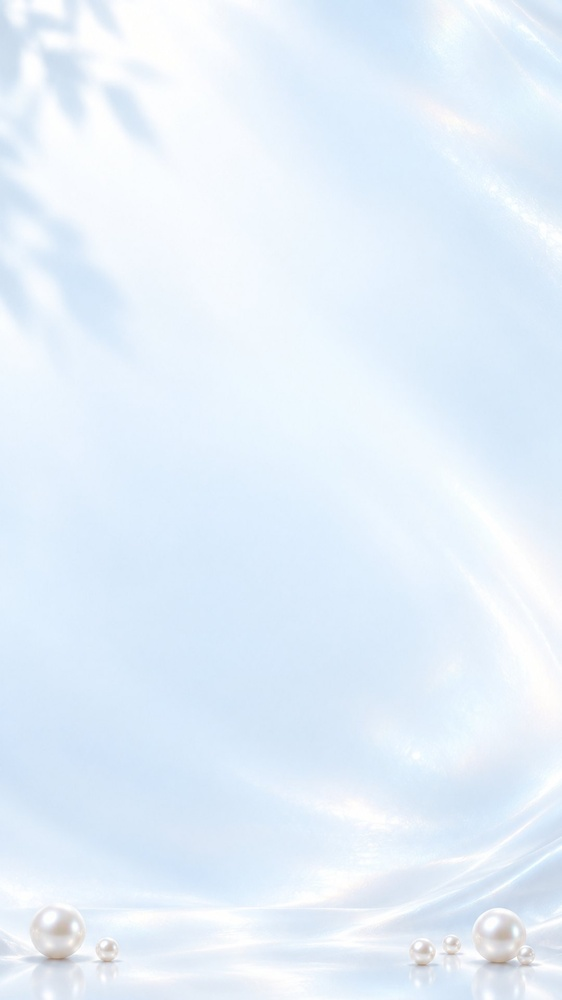
#> input picture bg/story_soft_nacre_v1.jpg, 562 x 1000 px, shrunk from 1080 x 1920 before the run, found by its file name
$ python mkdark.py bg/story_soft_nacre_v1.jpg bg/story_dark_v1.jpg 3.5
#> lines starting #> are read from the running program, lines starting #| are printed output that depends on the picture; after the words box and inside, x2 and y2 are one past the last pixel; in counts of white or black regions, pixels touching at a corner belong together
# Builds the dark-rubric backgrounds: python3 tools/mkdark.py bg/story_soft_nacre_v1.jpg bg/story_dark_v1.jpg 3.5
import sys,numpy as np
from PIL import Image
from scipy import ndimage
STOPS=[(0,(12,31,61)),(.55,(24,55,97)),(.85,(52,88,136)),(1,(96,132,180))]
def gmap(t):
    out=np.zeros(t.shape+(3,),np.float32)
    for (a,ca),(b,cb) in zip(STOPS,STOPS[1:]):
        m=(t>=a)&(t<=b); u=((t-a)/(b-a))[m]
        for j in range(3): out[...,j][m]=ca[j]+(cb[j]-ca[j])*u
    return out
def make(src,dst,sigma,seed=1):
#> called with src = 'bg/story_soft_nacre_v1.jpg', dst = 'bg/story_dark_v1.jpg', sigma = 3.5, seed = 1
    im=np.asarray(Image.open(src).convert('RGB'),np.float32)
    L=im@np.array([.2126,.7152,.0722],np.float32)
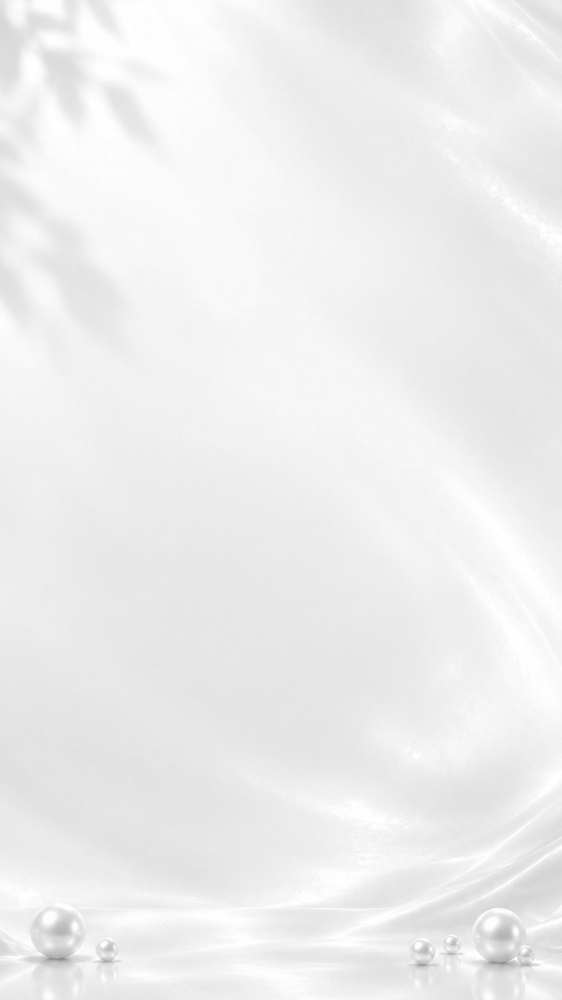
#> L: shape (1000, 562) float32; min 138, max 255, mean 238.2
    L=ndimage.gaussian_filter(L,sigma)              # removes JPEG blocks; silk is soft anyway
    lo,hi=np.percentile(L,1),np.percentile(L,97)
#> lo = 220; hi = 251.6
    t=np.clip((L-lo)/max(1,hi-lo),0,1)**1.3
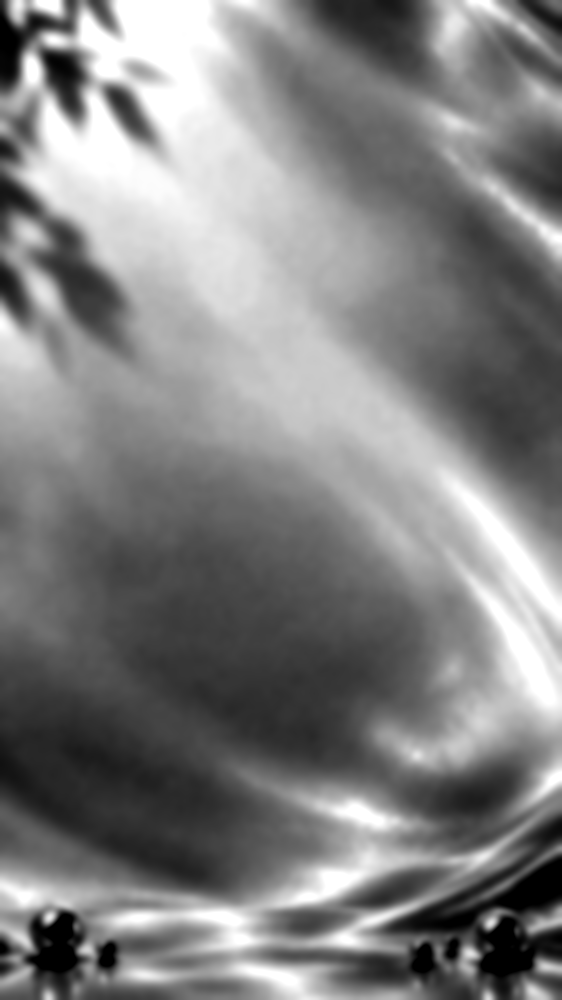
#> t: shape (1000, 562) float32; min 0, max 1, mean 0.504
    h,w=t.shape; y=np.linspace(0,1,h)[:,None]
#> after `h, w = t.shape`: h = 1000; w = 562
#> after `y = np.linspace(0, 1, h)[:, None]`: y = 1000 values from 0 to 1
    # calmer top (logo) and bottom (contacts): pull toward the dark end there
    shade=1-.28*np.clip(1-y/.22,0,1)-.22*np.clip((y-.72)/.28,0,1)
    t=t*shade
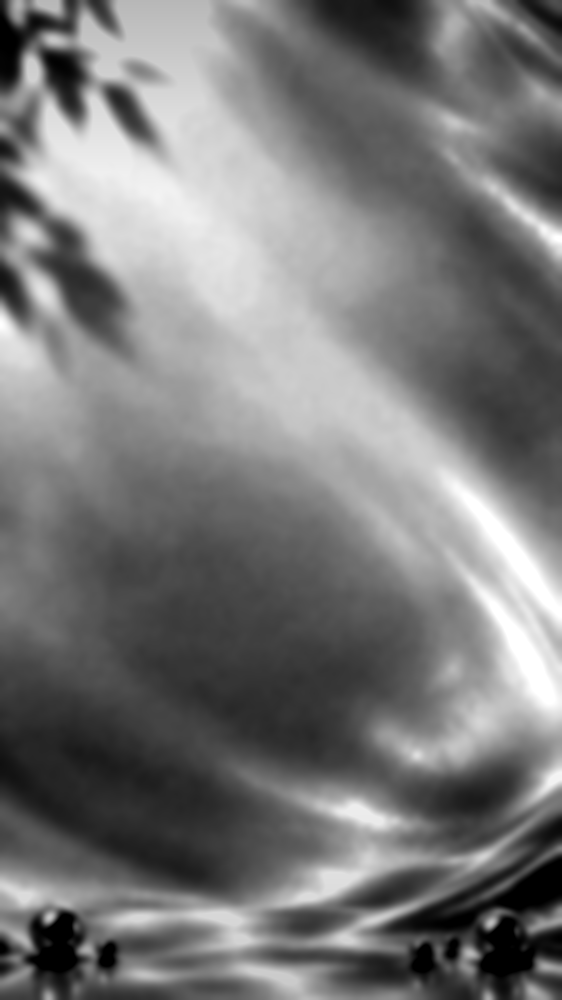
#> t: shape (1000, 562) float64; min 0, max 1, mean 0.473
    rgb=gmap(t)
#> the loop in gmap, `for (a,ca),(b,cb) in zip(STOPS,STOPS[1:]):` made 3 passes
#> pass 1, in gmap, `m = (t >= a) & (t <= b)`:
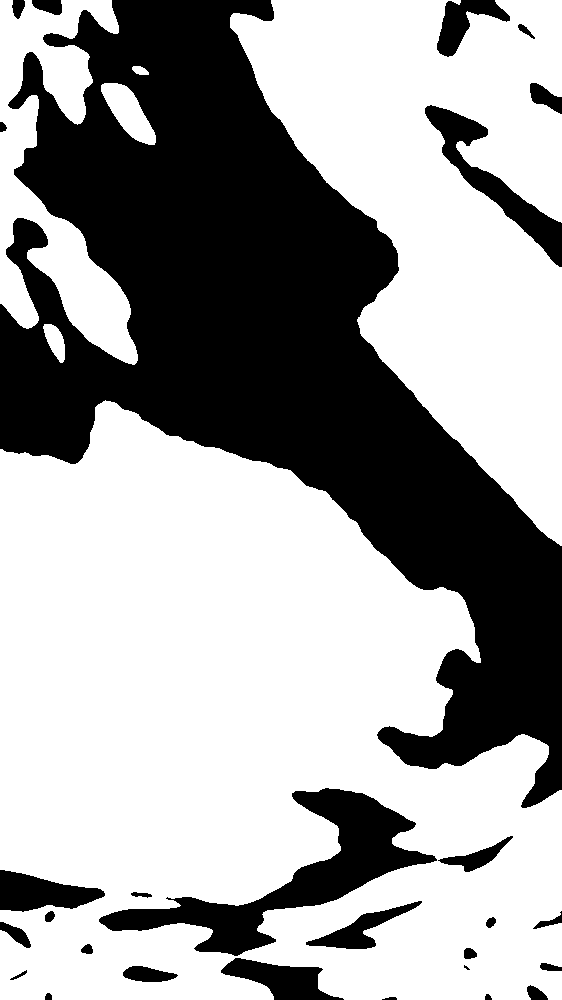
#> m: shape (1000, 562) bool; 63.6% white; 28 black regions (1 under 20 px), largest, box (x1, y1, x2, y2) and area: (0, 0, 562, 808) 172839, (99, 788, 437, 956) 14211, (425, 105, 562, 267) 4751
#> pass 2, in gmap, `m = (t >= a) & (t <= b)`:
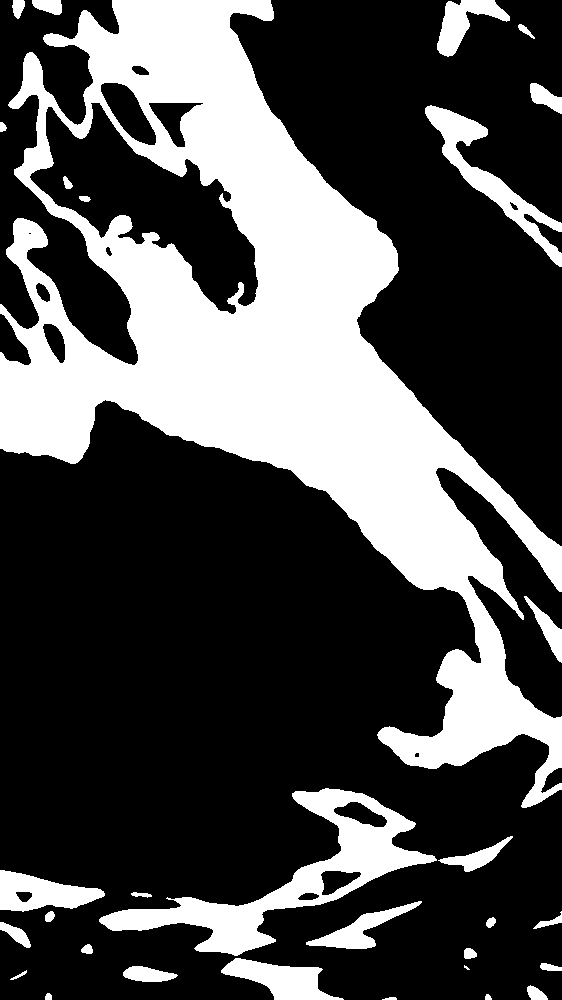
#> m: shape (1000, 562) bool; 30.4% white; 31 white regions (1 under 20 px), largest, box (x1, y1, x2, y2) and area: (0, 0, 562, 808) 140033, (99, 788, 437, 956) 12820, (425, 105, 562, 267) 4290
#> pass 3, in gmap, `m = (t >= a) & (t <= b)`:
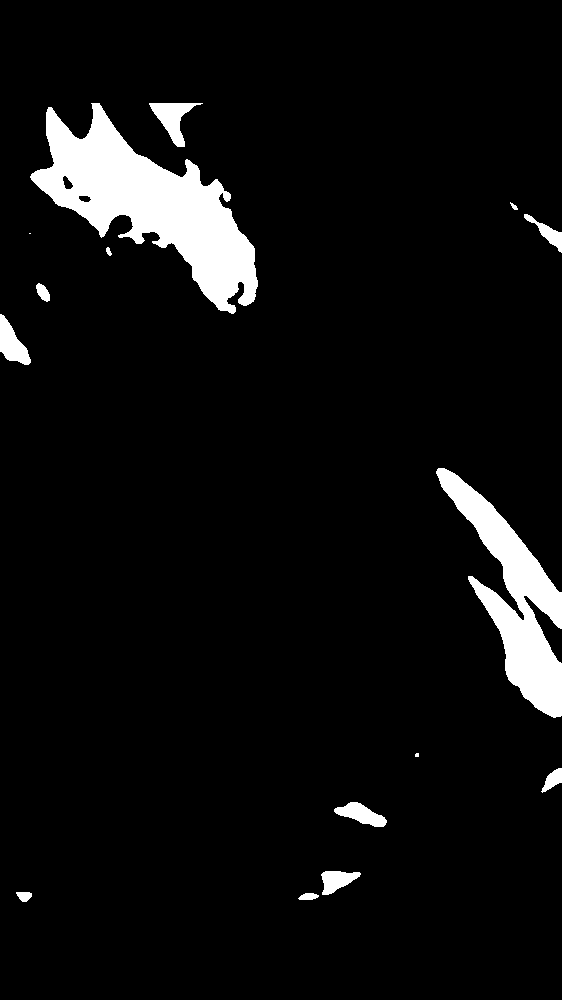
#> m: shape (1000, 562) bool; 6% white; 15 white regions (2 under 20 px), largest, box (x1, y1, x2, y2) and area: (30, 103, 258, 314) 18900, (436, 468, 562, 718) 10706, (149, 103, 203, 147) 979
#> after the loop in gmap, `for (a,ca),(b,cb) in zip(STOPS,STOPS[1:]):`:
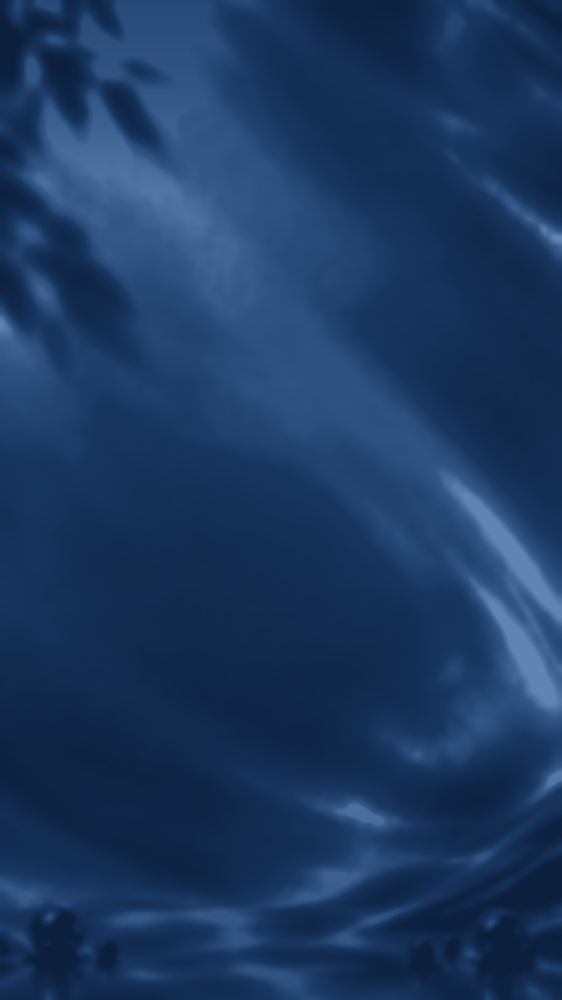
#> out: shape (1000, 562, 3) float32; mean of channels 0, 1, 2 27.7, 56.6, 96.8; drawn as R, G, B
    rng=np.random.default_rng(seed); rgb+=rng.normal(0,1.1,(h,w,1)).astype(np.float32)  # fine grain against banding
    Image.fromarray(np.clip(rgb+.5,0,255).astype(np.uint8)).save(dst,quality=90,subsampling=0,optimize=True)
make(sys.argv[1],sys.argv[2],float(sys.argv[3]))

$ run again, with bg/story_soft_nacre_v3.jpg copied over bg/story_soft_nacre_v1.jpg
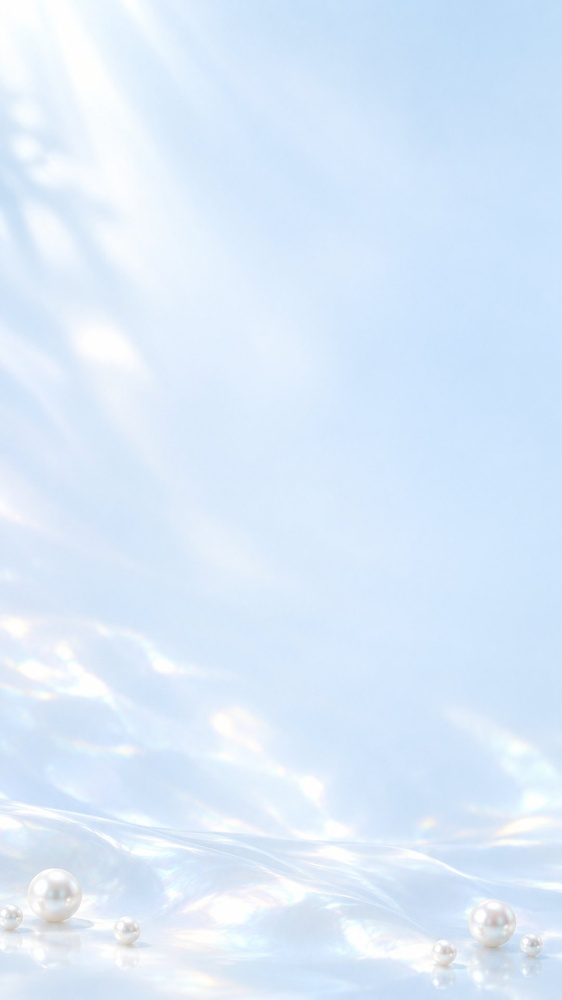
#> input picture bg/story_soft_nacre_v3.jpg, 562 x 1000 px, shrunk from 1080 x 1920 before the run, found by its file name
#> lo = 217.2; hi = 249.6
#> the loop in gmap, `for (a,ca),(b,cb) in zip(STOPS,STOPS[1:]):` made 3 passes
#> pass 1, in gmap, `m = (t >= a) & (t <= b)`:
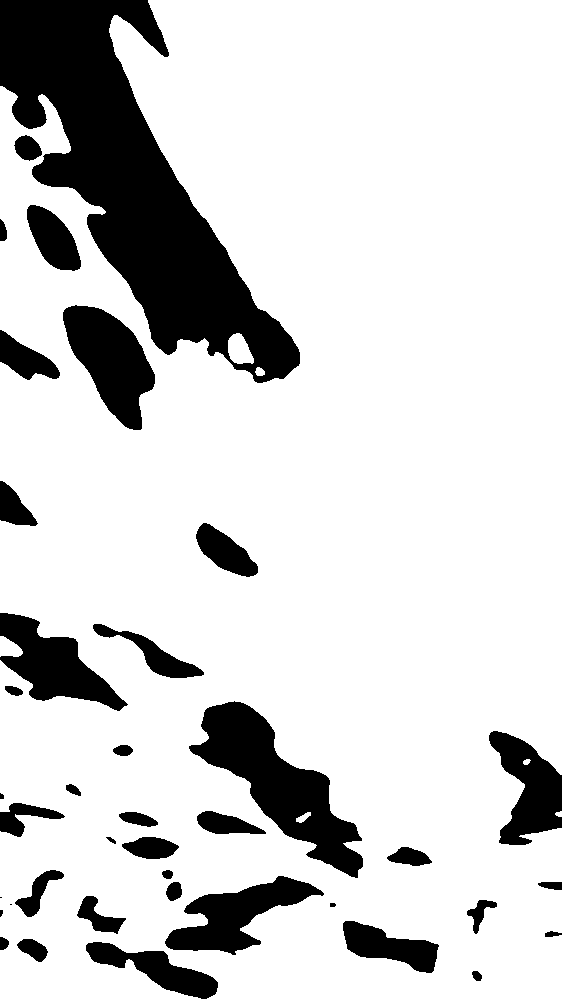
#> m: shape (1000, 562) bool; 82.5% white; 39 black regions (3 under 20 px), largest, box (x1, y1, x2, y2) and area: (0, 0, 300, 383) 43628, (189, 701, 363, 878) 11058, (63, 305, 155, 430) 6390
#> after the loop in gmap, `for (a,ca),(b,cb) in zip(STOPS,STOPS[1:]):`:
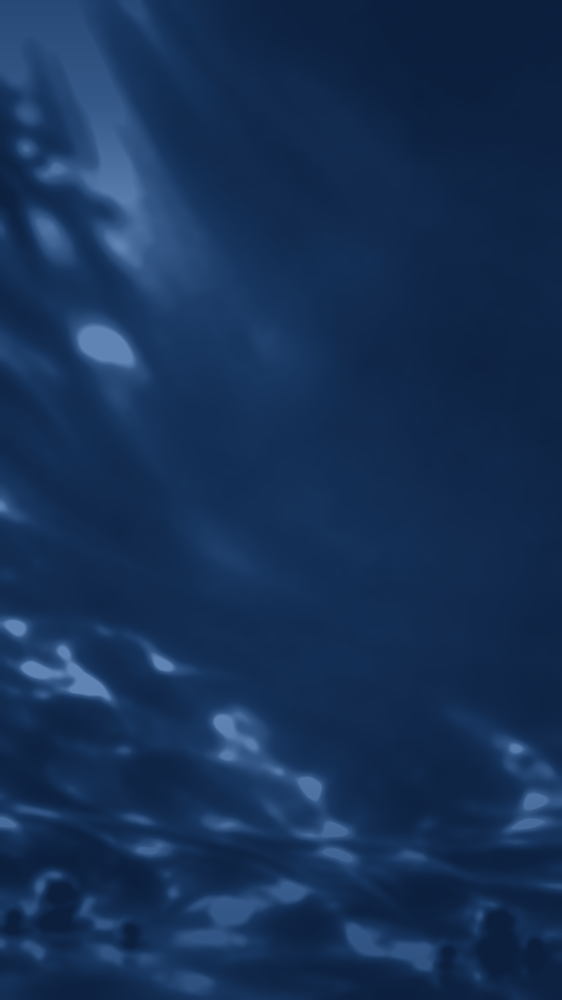
#> out: shape (1000, 562, 3) float32; mean of channels 0, 1, 2 22.3, 48.8, 86.4; drawn as R, G, B
